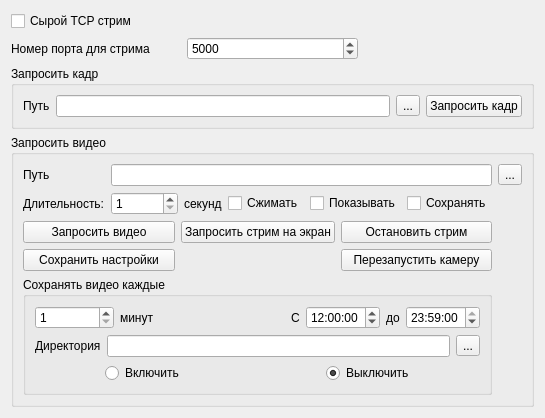
     <widget class="QWidget" name="tab_2">
      <attribute name="title">
       <string>Запросы</string>
      </attribute>
      <layout class="QGridLayout" name="gridLayout_5">
       <item row="1" column="0">
        <widget class="QLabel" name="label_7">
         <property name="text">
          <string>Номер порта для стрима</string>
         </property>
        </widget>
       </item>
       <item row="3" column="0" colspan="3">
        <widget class="QGroupBox" name="groupBox_2">
         <property name="sizePolicy">
          <sizepolicy hsizetype="Preferred" vsizetype="Fixed">
           <horstretch>0</horstretch>
           <verstretch>0</verstretch>
          </sizepolicy>
         </property>
         <property name="title">
          <string>Запросить кадр</string>
         </property>
         <layout class="QGridLayout" name="gridLayout_4">
          <item row="0" column="0">
           <widget class="QLabel" name="label_9">
            <property name="text">
             <string>Путь</string>
            </property>
           </widget>
          </item>
          <item row="0" column="1">
           <widget class="QLineEdit" name="framePathLineEdit"/>
          </item>
          <item row="0" column="2">
           <widget class="QToolButton" name="chooseFramePathToolButton">
            <property name="text">
             <string>...</string>
            </property>
           </widget>
          </item>
          <item row="0" column="3">
           <widget class="QPushButton" name="requestFramePushButton">
            <property name="text">
             <string>Запросить кадр</string>
            </property>
           </widget>
          </item>
         </layout>
        </widget>
       </item>
       <item row="1" column="1">
        <widget class="QSpinBox" name="streamPortSpinBox">
         <property name="minimum">
          <number>3000</number>
         </property>
         <property name="maximum">
          <number>65500</number>
         </property>
         <property name="value">
          <number>5000</number>
         </property>
        </widget>
       </item>
       <item row="0" column="0">
        <widget class="QCheckBox" name="rawTcpStreamCheckBox">
         <property name="text">
          <string>Сырой TCP стрим</string>
         </property>
         <property name="checked">
          <bool>false</bool>
         </property>
        </widget>
       </item>
       <item row="4" column="0" colspan="3">
        <widget class="QGroupBox" name="groupBox_3">
         <property name="title">
          <string>Запросить видео</string>
         </property>
         <layout class="QGridLayout" name="gridLayout_3">
          <item row="0" column="0">
           <widget class="QLabel" name="label_8">
            <property name="text">
             <string>Путь</string>
            </property>
           </widget>
          </item>
          <item row="0" column="1">
           <widget class="QLineEdit" name="videoPathLineEdit"/>
          </item>
          <item row="0" column="2">
           <widget class="QToolButton" name="chooseVideoPathToolButton">
            <property name="text">
             <string>...</string>
            </property>
           </widget>
          </item>
          <item row="1" column="0">
           <widget class="QLabel" name="label_11">
            <property name="text">
             <string>Длительность:</string>
            </property>
           </widget>
          </item>
          <item row="1" column="1">
           <layout class="QHBoxLayout" name="horizontalLayout_8">
            <item>
             <widget class="QSpinBox" name="durationSpinBox">
              <property name="minimum">
               <number>1</number>
              </property>
              <property name="maximum">
               <number>999999999</number>
              </property>
             </widget>
            </item>
            <item>
             <widget class="QLabel" name="label_5">
              <property name="text">
               <string>секунд</string>
              </property>
             </widget>
            </item>
            <item>
             <widget class="QCheckBox" name="compressCheckBox">
              <property name="text">
               <string>Сжимать</string>
              </property>
             </widget>
            </item>
            <item>
             <widget class="QCheckBox" name="showVideoCheckBox">
              <property name="text">
               <string>Показывать</string>
              </property>
             </widget>
            </item>
            <item>
             <widget class="QCheckBox" name="saveVideoCheckBox">
              <property name="text">
               <string>Сохранять</string>
              </property>
             </widget>
            </item>
           </layout>
          </item>
          <item row="2" column="0" colspan="2">
           <layout class="QGridLayout" name="gridLayout_16">
            <item row="0" column="0">
             <widget class="QPushButton" name="requestVideoPushButton">
              <property name="text">
               <string>Запросить видео</string>
              </property>
             </widget>
            </item>
            <item row="0" column="1">
             <widget class="QPushButton" name="startStreamPushButton">
              <property name="text">
               <string>Запросить стрим на экран</string>
              </property>
             </widget>
            </item>
            <item row="0" column="2">
             <widget class="QPushButton" name="stopStreamPushButton">
              <property name="text">
               <string>Остановить стрим</string>
              </property>
             </widget>
            </item>
            <item row="1" column="2">
             <widget class="QPushButton" name="restartCameraPushButton">
              <property name="text">
               <string>Перезапустить камеру</string>
              </property>
             </widget>
            </item>
            <item row="1" column="0">
             <widget class="QPushButton" name="saveCameraSettingsPushButton">
              <property name="text">
               <string>Сохранить настройки</string>
              </property>
             </widget>
            </item>
           </layout>
          </item>
          <item row="3" column="0" colspan="2">
           <widget class="QGroupBox" name="saveVideoIntervalGroupBox">
            <property name="title">
             <string>Сохранять видео каждые</string>
            </property>
            <property name="checkable">
             <bool>false</bool>
            </property>
            <property name="checked">
             <bool>false</bool>
            </property>
            <layout class="QGridLayout" name="gridLayout_13">
             <item row="3" column="0" colspan="4">
              <layout class="QHBoxLayout" name="horizontalLayout_9">
               <item alignment="Qt::AlignHCenter">
                <widget class="QRadioButton" name="turnOnAutoVideoSaveRadioButton">
                 <property name="text">
                  <string>Включить</string>
                 </property>
                </widget>
               </item>
               <item alignment="Qt::AlignHCenter">
                <widget class="QRadioButton" name="turnOffAutoVideoSaveRadioButton">
                 <property name="text">
                  <string>Выключить</string>
                 </property>
                 <property name="checked">
                  <bool>true</bool>
                 </property>
                </widget>
               </item>
              </layout>
             </item>
             <item row="1" column="3">
              <layout class="QHBoxLayout" name="horizontalLayout_10">
               <item>
                <widget class="QLabel" name="label_34">
                 <property name="sizePolicy">
                  <sizepolicy hsizetype="Fixed" vsizetype="Minimum">
                   <horstretch>0</horstretch>
                   <verstretch>0</verstretch>
                  </sizepolicy>
                 </property>
                 <property name="text">
                  <string>С</string>
                 </property>
                </widget>
               </item>
               <item>
                <widget class="QTimeEdit" name="fromTimeEdit">
                 <property name="time">
                  <time>
                   <hour>12</hour>
                   <minute>0</minute>
                   <second>0</second>
                  </time>
                 </property>
                </widget>
               </item>
               <item>
                <widget class="QLabel" name="label_35">
                 <property name="sizePolicy">
                  <sizepolicy hsizetype="Fixed" vsizetype="Preferred">
                   <horstretch>0</horstretch>
                   <verstretch>0</verstretch>
                  </sizepolicy>
                 </property>
                 <property name="text">
                  <string>до</string>
                 </property>
                </widget>
               </item>
               <item>
                <widget class="QTimeEdit" name="toTimeEdit">
                 <property name="time">
                  <time>
                   <hour>23</hour>
                   <minute>59</minute>
                   <second>0</second>
                  </time>
                 </property>
                </widget>
               </item>
              </layout>
             </item>
             <item row="1" column="0">
              <widget class="QSpinBox" name="timerSpinBox">
               <property name="minimum">
                <number>1</number>
               </property>
               <property name="maximum">
                <number>1440</number>
               </property>
              </widget>
             </item>
             <item row="1" column="1">
              <widget class="QLabel" name="label_33">
               <property name="text">
                <string>минут</string>
               </property>
              </widget>
             </item>
             <item row="2" column="0" colspan="4">
              <layout class="QHBoxLayout" name="horizontalLayout_11">
               <item>
                <widget class="QLabel" name="label_36">
                 <property name="text">
                  <string>Директория</string>
                 </property>
                </widget>
               </item>
               <item>
                <widget class="QLineEdit" name="directoryLineEdit"/>
               </item>
               <item>
                <widget class="QToolButton" name="chooseDirectoryToolButton">
                 <property name="text">
                  <string>...</string>
                 </property>
                </widget>
               </item>
              </layout>
             </item>
            </layout>
           </widget>
          </item>
         </layout>
        </widget>
       </item>
      </layout>
     </widget>
